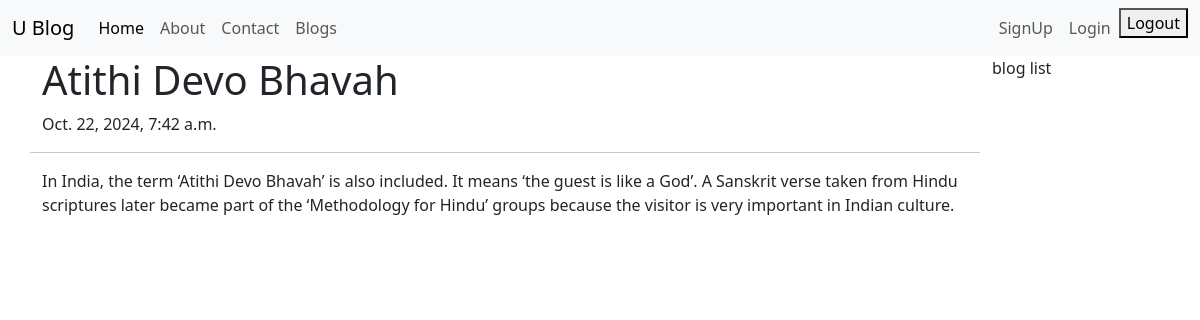
Page /blog/atithi-devo-bhavah on the committed database.
### blog/models.py (models this page shows, shortened)
class BlogTable(models.Model):
    STATUS_CHOICE = (('draft','Draft'),('publised','Published'))
    title = models.CharField(max_length=256)
    slug = models.SlugField(max_length=264)
    author = models.ForeignKey(User, related_name='blog_posts', on_delete=models.DO_NOTHING)
    body = models.TextField()
    image = models.ImageField(upload_to='blog/')
    publish = models.DateTimeField(default=timezone.now)
    created = models.DateTimeField(auto_now_add=True)
    updated = models.DateTimeField(auto_now=True)
    status = models.CharField(max_length=10, choices=STATUS_CHOICE, default='draft')
    objects = CustomeManager()
    class Meta:
        ordering =('-publish',)
    def __str__(self):
        return self.title

### blog/views.py (the view)
# urls.py: path('<str:slug>', views.blog_details_view, name="blog_details"),
def blog_details_view(request, slug):
    blog_details = get_object_or_404(BlogTable, slug=slug)
    print("This is data ", blog_details)
    print(type(blog_details))
    dict_data = {
        'blog_details' : blog_details,
    }
    response = render(request, 'blog/blog_details.html', context=dict_data)
    return response

### blog/models.py (called while the page is built)
    def get_queryset(self):
        return super().get_queryset().filter(status='draft')

### templates/blog/blog_details.html (shortened to what this page needs)
<!DOCTYPE html>
{% extends "blog/base.html" %}
{% block body_block %}
<div class="row">
   <h1>{{blog_details.title}}</h1>
   <p>{{blog_details.publish}}</p>
   <hr>
   <p>{{blog_details.body}}</p>
</div>
{% endblock  %}

### rows in the picture
BlogTable: title "Atithi Devo Bhavah", publish "Oct. 22, 2024, 7:42 a.m.", body "In India, the term ‘Atithi Devo Bhavah’ is also included. It means ‘the guest is like a God’. A Sanskrit verse taken from Hindu scriptures later became part of the ‘Methodology for Hindu’ groups because the visitor is very important in Indian culture."
